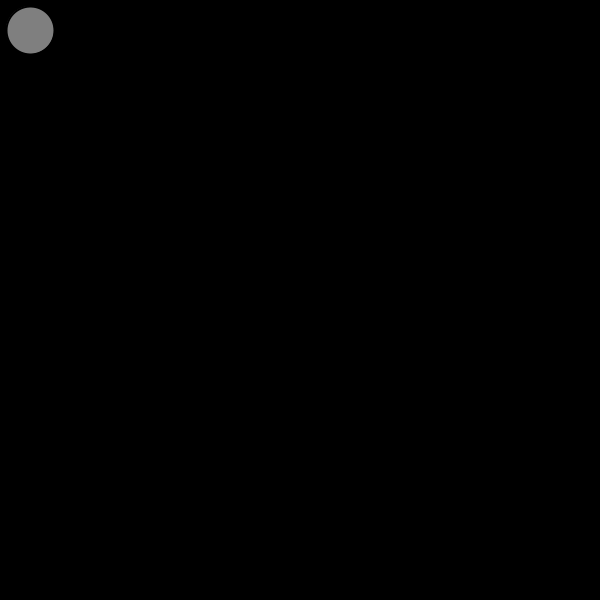
Frame 1 (no input)
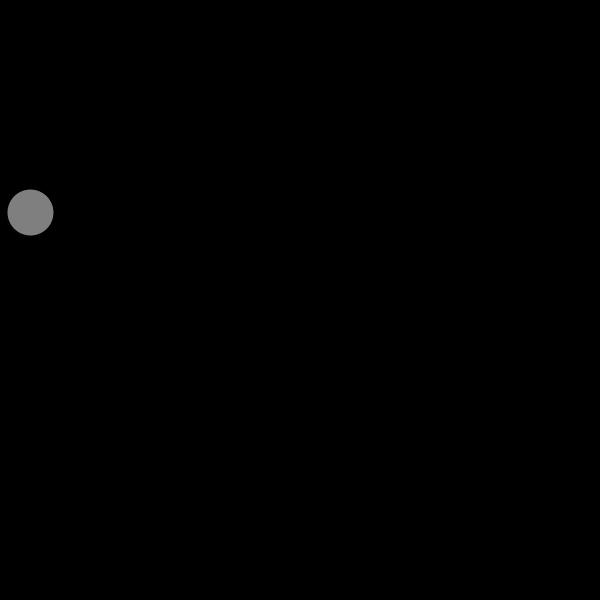
Frame 60 (the mouse pressed at the canvas centre just before this capture)
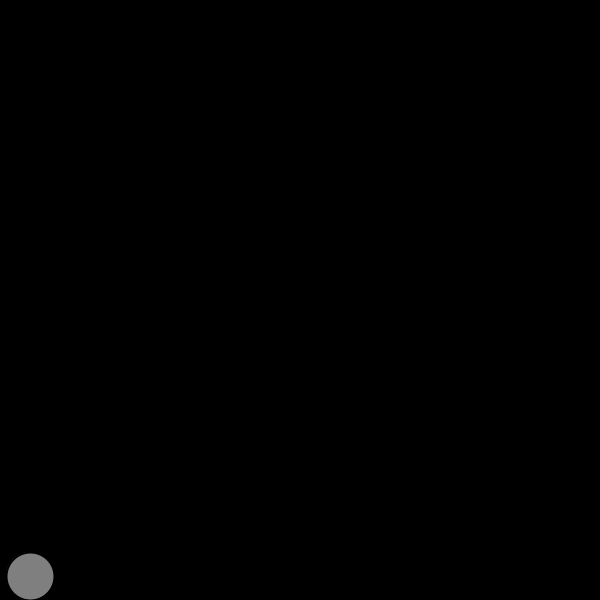
Frame 120 (the mouse held since frame 60 and released just before this capture)

The Processing sketch that drew these frames (run headless with seeded random() and noise(); from frame 60 on, the mouse is pressed at the canvas centre):

// Processing sketch: MarioTechniekNEw2_processing_JumpExperiment
// ── MarioTechniekNEw2_processing_JumpExperiment.pde

Mover movie; 

void setup () 
{
  size (600,600);
  movie = new Mover (); 
  
  
  
} 


void draw() 
{
  background (0);
  
  
  PVector gravity = new PVector (0,0.1);
  
  movie.applyForce(gravity); 
  
  
//movie.keyPressed();   
  movie.move();
  
 movie.checkEdges();
 
  movie.display();
  
  
  
} 

// ── Mover.pde
// The Nature of Code
// Daniel Shiffman
// http://natureofcode.com

class Mover {

  PVector location;
  PVector velocity;
  PVector acceleration;
  float mass;
  boolean h; 
  float velocitymax;



  Mover() {
    location = new PVector(30,30);
    velocity = new PVector(0,0);
    acceleration = new PVector(0,0);
    mass = 1;
    
    velocitymax = 10;
    
    h = false;
  }
  
  void applyForce(PVector force) {
    PVector f = PVector.div(force,mass);
    acceleration.add(f);
  }
  
  void move() {
    
    velocity.limit (velocitymax);
    
    velocity.add(acceleration);
    location.add(velocity);
    acceleration.mult(0);
  }

  void display() {
    stroke(0);
    strokeWeight(2);
    fill(127);
    ellipse(location.x,location.y,48,48);
  }

  void checkEdges() {

    if (location.x > width) {
      location.x = width;
      velocity.x *= -1;
    } else if (location.x < 0) {
      velocity.x *= -1;
      location.x = 0;
    }

    if (location.y > height - (48/2)) 
    {
      //velocity.y *= -1;
      
      if (keyPressed) 
     {
       if (key == 'k')
       {
         velocity.y *= -1;
         velocity.limit (velocitymax);
         
       }
     }
          location.y = height - (48/2); 
    }
    
    
  }
   }
